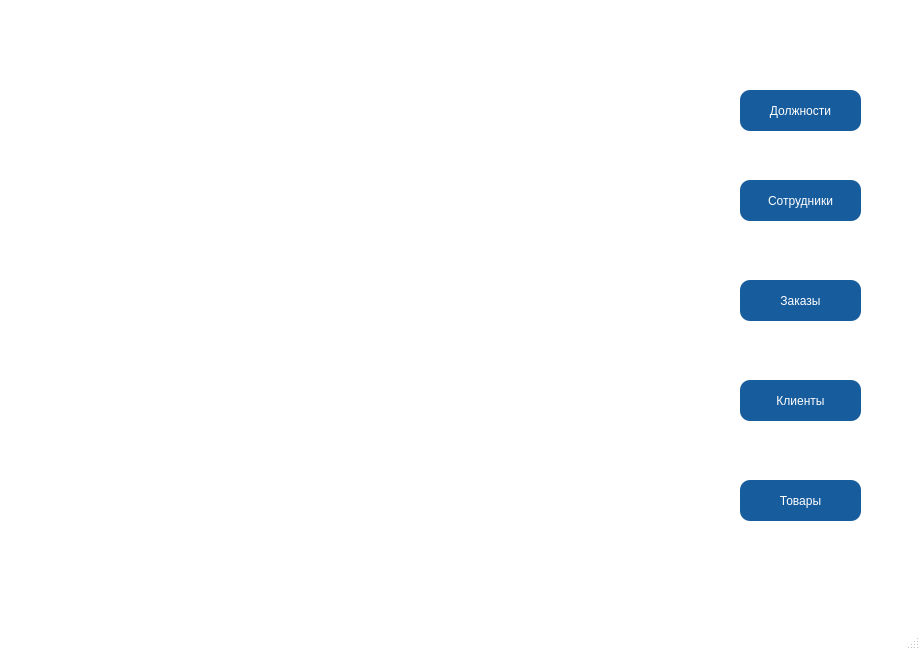
<?xml version="1.0" encoding="UTF-8"?>
<ui version="4.0">
 <class>Main</class>
 <widget class="QMainWindow" name="Main">
  <property name="windowModality">
   <enum>Qt::NonModal</enum>
  </property>
  <property name="geometry">
   <rect>
    <x>0</x>
    <y>0</y>
    <width>920</width>
    <height>650</height>
   </rect>
  </property>
  <property name="sizePolicy">
   <sizepolicy hsizetype="Preferred" vsizetype="Preferred">
    <horstretch>0</horstretch>
    <verstretch>0</verstretch>
   </sizepolicy>
  </property>
  <property name="maximumSize">
   <size>
    <width>16777215</width>
    <height>16777215</height>
   </size>
  </property>
  <property name="palette">
   <palette>
    <active>
     <colorrole role="Base">
      <brush brushstyle="SolidPattern">
       <color alpha="255">
        <red>255</red>
        <green>255</green>
        <blue>255</blue>
       </color>
      </brush>
     </colorrole>
     <colorrole role="Window">
      <brush brushstyle="SolidPattern">
       <color alpha="255">
        <red>255</red>
        <green>255</green>
        <blue>255</blue>
       </color>
      </brush>
     </colorrole>
    </active>
    <inactive>
     <colorrole role="Base">
      <brush brushstyle="SolidPattern">
       <color alpha="255">
        <red>255</red>
        <green>255</green>
        <blue>255</blue>
       </color>
      </brush>
     </colorrole>
     <colorrole role="Window">
      <brush brushstyle="SolidPattern">
       <color alpha="255">
        <red>255</red>
        <green>255</green>
        <blue>255</blue>
       </color>
      </brush>
     </colorrole>
    </inactive>
    <disabled>
     <colorrole role="Base">
      <brush brushstyle="SolidPattern">
       <color alpha="255">
        <red>255</red>
        <green>255</green>
        <blue>255</blue>
       </color>
      </brush>
     </colorrole>
     <colorrole role="Window">
      <brush brushstyle="SolidPattern">
       <color alpha="255">
        <red>255</red>
        <green>255</green>
        <blue>255</blue>
       </color>
      </brush>
     </colorrole>
    </disabled>
   </palette>
  </property>
  <property name="contextMenuPolicy">
   <enum>Qt::NoContextMenu</enum>
  </property>
  <property name="windowTitle">
   <string>Приложение</string>
  </property>
  <property name="windowIcon">
   <iconset>
    <normaloff>logo.png</normaloff>logo.png</iconset>
  </property>
  <property name="toolButtonStyle">
   <enum>Qt::ToolButtonIconOnly</enum>
  </property>
  <property name="animated">
   <bool>true</bool>
  </property>
  <property name="dockNestingEnabled">
   <bool>false</bool>
  </property>
  <property name="unifiedTitleAndToolBarOnMac">
   <bool>true</bool>
  </property>
  <widget class="QWidget" name="centralwidget">
   <widget class="QPushButton" name="pushButton">
    <property name="geometry">
     <rect>
      <x>740</x>
      <y>90</y>
      <width>121</width>
      <height>41</height>
     </rect>
    </property>
    <property name="styleSheet">
     <string notr="true">QPushButton {
    border-radius:  10px;
    background-color:  rgb(23, 92, 157);
    color:  rgb(255, 255, 255);
	font: 10pt &quot;Open Sans&quot;;
}

QPushButton:pressed {
    background-color:  rgb(11, 48, 84);
}</string>
    </property>
    <property name="text">
     <string>Должности</string>
    </property>
   </widget>
   <widget class="QPushButton" name="pushButton_2">
    <property name="enabled">
     <bool>true</bool>
    </property>
    <property name="geometry">
     <rect>
      <x>740</x>
      <y>180</y>
      <width>121</width>
      <height>41</height>
     </rect>
    </property>
    <property name="styleSheet">
     <string notr="true">QPushButton {
    border-radius:  10px;
    background-color:  rgb(23, 92, 157);
    color:  rgb(255, 255, 255);
	font: 10pt &quot;Open Sans&quot;;
}

QPushButton:pressed {
    background-color:  rgb(11, 48, 84);
}</string>
    </property>
    <property name="text">
     <string>Сотрудники</string>
    </property>
    <property name="checkable">
     <bool>false</bool>
    </property>
    <property name="autoRepeat">
     <bool>false</bool>
    </property>
    <property name="autoExclusive">
     <bool>false</bool>
    </property>
   </widget>
   <widget class="QPushButton" name="pushButton_3">
    <property name="geometry">
     <rect>
      <x>740</x>
      <y>280</y>
      <width>121</width>
      <height>41</height>
     </rect>
    </property>
    <property name="styleSheet">
     <string notr="true">QPushButton {
    border-radius:  10px;
    background-color:  rgb(23, 92, 157);
    color:  rgb(255, 255, 255);
	font: 10pt &quot;Open Sans&quot;;
}

QPushButton:pressed {
    background-color:  rgb(11, 48, 84);
}</string>
    </property>
    <property name="text">
     <string>Заказы</string>
    </property>
   </widget>
   <widget class="QPushButton" name="pushButton_4">
    <property name="geometry">
     <rect>
      <x>740</x>
      <y>380</y>
      <width>121</width>
      <height>41</height>
     </rect>
    </property>
    <property name="styleSheet">
     <string notr="true">QPushButton {
    border-radius:  10px;
    background-color:  rgb(23, 92, 157);
    color:  rgb(255, 255, 255);
	font: 10pt &quot;Open Sans&quot;;
}

QPushButton:pressed {
    background-color:  rgb(11, 48, 84);
}</string>
    </property>
    <property name="text">
     <string>Клиенты</string>
    </property>
   </widget>
   <widget class="QPushButton" name="pushButton_5">
    <property name="geometry">
     <rect>
      <x>740</x>
      <y>480</y>
      <width>121</width>
      <height>41</height>
     </rect>
    </property>
    <property name="styleSheet">
     <string notr="true">QPushButton {
    border-radius:  10px;
    background-color:  rgb(23, 92, 157);
    color:  rgb(255, 255, 255);
	font: 10pt &quot;Open Sans&quot;;
}

QPushButton:pressed {
    background-color:  rgb(11, 48, 84);
}</string>
    </property>
    <property name="text">
     <string>Товары</string>
    </property>
   </widget>
   <widget class="QLabel" name="image">
    <property name="geometry">
     <rect>
      <x>50</x>
      <y>50</y>
      <width>631</width>
      <height>501</height>
     </rect>
    </property>
    <property name="sizeIncrement">
     <size>
      <width>2</width>
      <height>2</height>
     </size>
    </property>
    <property name="text">
     <string/>
    </property>
    <property name="textFormat">
     <enum>Qt::PlainText</enum>
    </property>
    <property name="pixmap">
     <pixmap>logo.png</pixmap>
    </property>
    <property name="scaledContents">
     <bool>true</bool>
    </property>
   </widget>
  </widget>
  <widget class="QMenuBar" name="menubar">
   <property name="geometry">
    <rect>
     <x>0</x>
     <y>0</y>
     <width>920</width>
     <height>21</height>
    </rect>
   </property>
  </widget>
  <widget class="QStatusBar" name="statusbar"/>
 </widget>
 <resources>
  <include location="logo.qrc"/>
 </resources>
 <connections/>
</ui>
